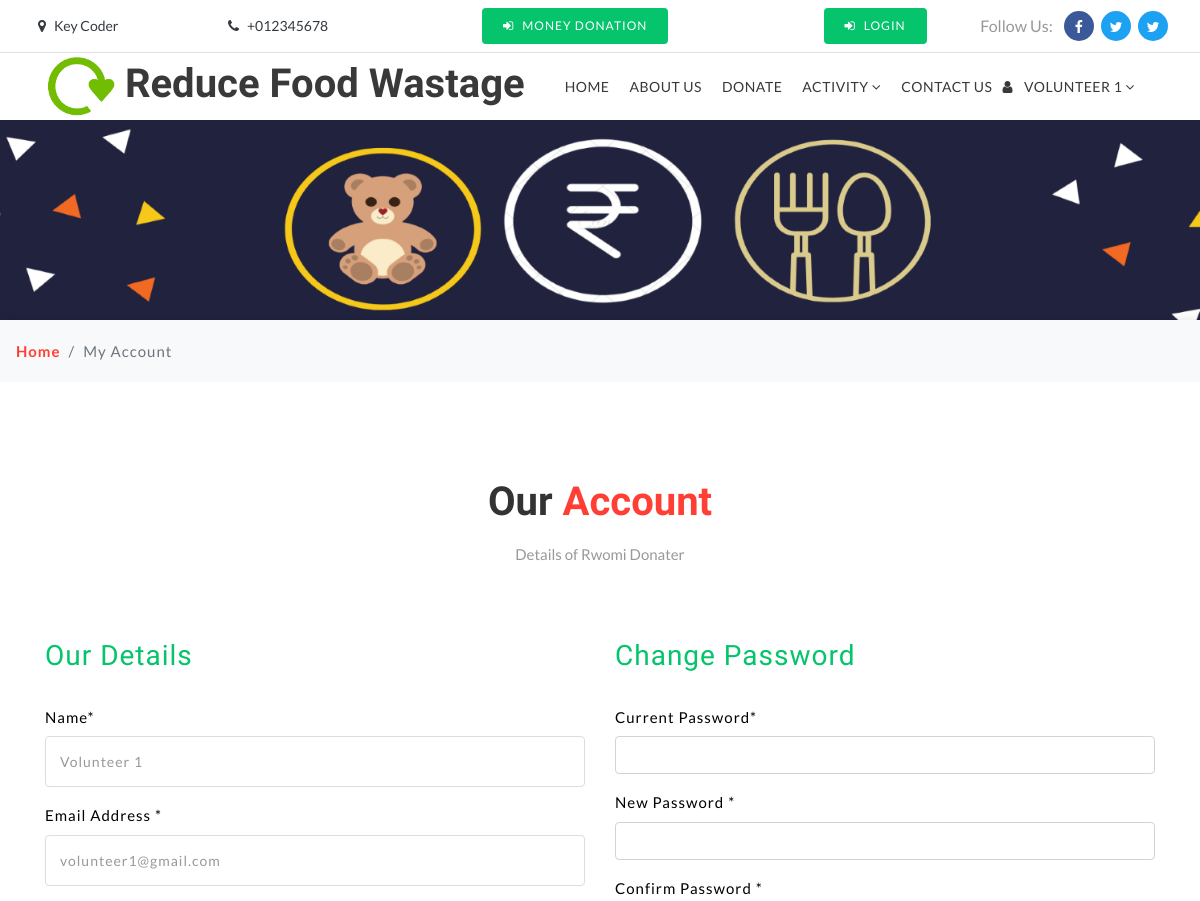
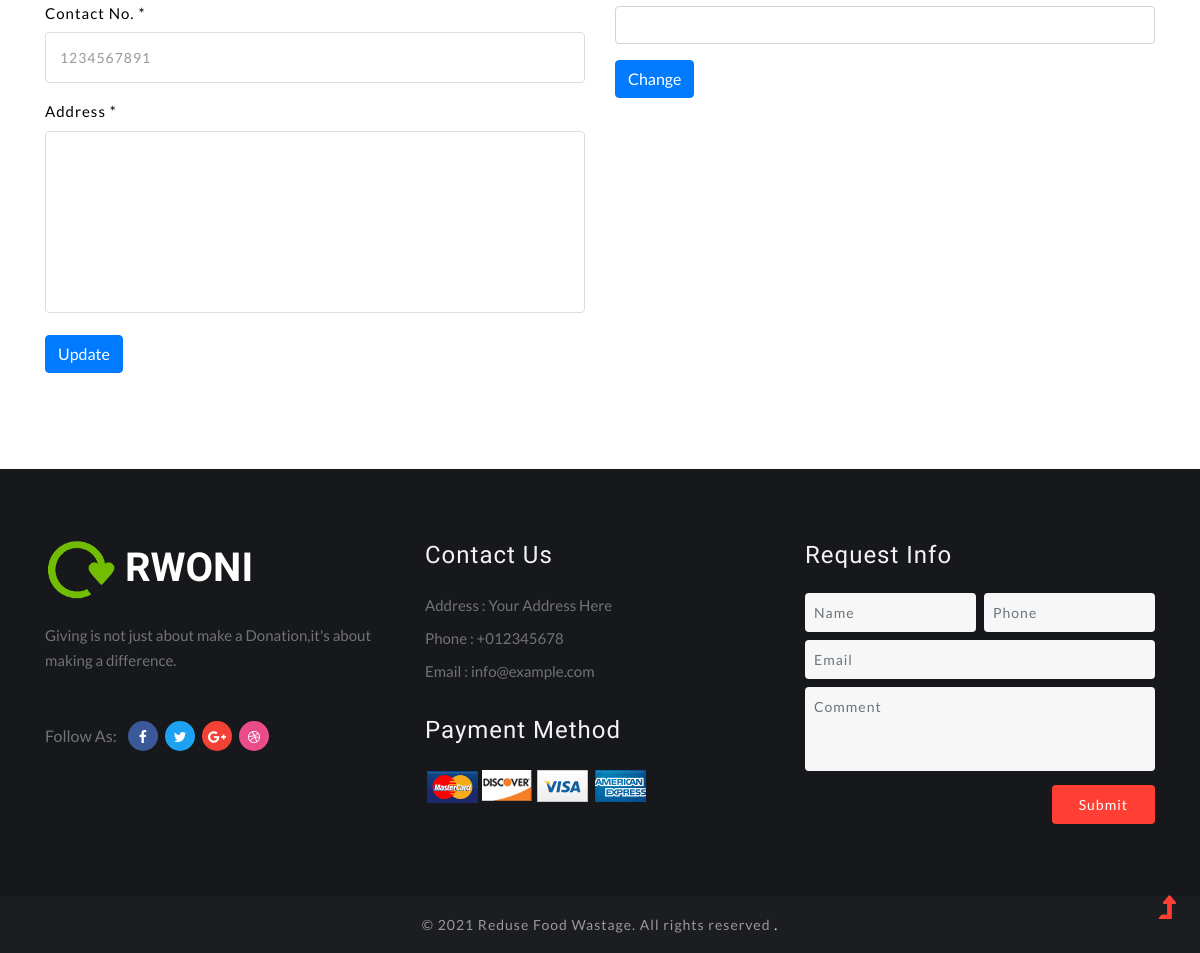
The app's page /vol_account.php (signed in) with its own data (2 pictures, top to bottom).
### tables this page shows
CREATE TABLE `volunteer` (
  `id` int(11) NOT NULL,
  `name` varchar(200) NOT NULL,
  `email` varchar(200) NOT NULL,
  `contactno` varchar(200) NOT NULL,
  `address` varchar(200) NOT NULL,
  `password` varchar(200) NOT NULL,
  `regdate` timestamp NOT NULL DEFAULT current_timestamp()
);

### vol_account.php (the view, shortened to what this page needs)
<?php
include('includes/config.php');
if(strlen($_SESSION['vol_login'])==0)
    {
header('location:index.php');
}
else{
?>
<!DOCTYPE html>
<html lang="zxx">
<head>
	<link rel="stylesheet" href="css/bootstrap.css">
	<link rel="stylesheet" href="css/style.css" type="text/css" media="all" />
	<link href="css/font-awesome.min.css" rel="stylesheet">
</head>
<body>
	<?php include'header.php'; ?>
	<div class="main-banner-2">
	</div>
	<div class="breadcrumb-agile bg-light py-2">
		<ol class="breadcrumb bg-light m-0">
			<li class="breadcrumb-item">
				<a href="index.html">Home</a>
			</li>
			<li class="breadcrumb-item active" aria-current="page">My Account</li>
		</ol>
	</div>
	<section class="ab-info-main py-5" id="contact">
		<div class="container py-xl-5 py-lg-3">
			<div class="title-section text-center mb-md-5 mb-4">
				<h3 class="w3ls-title mb-3">Our <span>Account</span></h3>
				<p class="titile-para-text mx-auto">Details of Rwomi Donater</p>
			</div>
			<div class="row contact-agileinfo pt-lg-4">
				<div class="col-md-6 address">
					<h3 class="footer-title mb-4 pb-lg-2">Our Details</h3>
					<?php
$query=mysqli_query($conn,"select * from  volunteer where id ='".$_SESSION['id']."'");
while($row=mysqli_fetch_array($query))
{
?>
					<form class="register-form" role="form" method="post">
<div class="form-group">
					    <label class="info-title" for="name">Name<span>*</span></label>
					    <input type="text" class="form-control unicase-form-control text-input" value="<?php echo $row['name'];?>" id="name" name="name" required="required">
					  </div>
						<div class="form-group">
					    <label class="info-title" for="exampleInputEmail1">Email Address <span>*</span></label>
			 <input type="email" class="form-control unicase-form-control text-input" id="exampleInputEmail1" value="<?php echo $row['email'];?>" readonly>
					  </div>
					  <div class="form-group">
					    <label class="info-title" for="Contact No.">Contact No. <span>*</span></label>
					    <input type="text" class="form-control unicase-form-control text-input" id="contactno" name="contactno" required="required" value="<?php echo $row['contactno'];?>"  maxlength="10">
					  </div>
					  <div class="form-group">
					    <label class="info-title" for="address"> Address <span>*</span></label>
			 <textarea type="text" class="form-control unicase-form-control text-input" id="address" value="<?php echo $row['address'];?>"></textarea>
					  </div>
					  <button type="submit" name="update" class="btn-upper btn btn-primary checkout-page-button">Update</button>
					</form>
					<?php } ?>
				</div>
				<div class="col-lg-6 contact-right mt-lg-0 mt-5">
					<h3 class="footer-title mb-4 pb-lg-2">Change Password</h3>
					<form class="register-form" role="form" method="post" name="chngpwd" onSubmit="return valid();">
<div class="form-group">
					    <label class="info-title" for="Current Password">Current Password<span>*</span></label>
					    <input type="password" class="form-control unicase-form-control text-input" id="cpass" name="cpass" required="required">
					  </div>
						<div class="form-group">
					    <label class="info-title" for="New Password">New Password <span>*</span></label>
			 <input type="password" class="form-control unicase-form-control text-input" id="newpass" name="newpass">
					  </div>
					  <div class="form-group">
					    <label class="info-title" for="Confirm Password">Confirm Password <span>*</span></label>
					    <input type="password" class="form-control unicase-form-control text-input" id="cnfpass" name="cnfpass" required="required" >
					  </div>
					  <button type="submit" name="submit" class="btn-upper btn btn-primary checkout-page-button">Change </button>
					</form>
				</div>
			</div>
		</div>
	</section>
	<?php  include'footer.php'; ?>
	<a href="#home" class="move-top text-center">
		<span class="fa fa-level-up" aria-hidden="true"></span>
	</a>
</body>
</html>
<?php } ?>

### css/style.css (style rules this page uses)
body { padding: 0; margin: 0; background: #FFF; font-family: 'Lato', sans-serif; }
h1, h2, h3, h4, h5, h6 { margin: 0; padding: 0; font-family: 'Barlow Semi Condensed', sans-serif; }
p { margin: 0; padding: 0; font-size: 17px; line-height: 25px; color: #999; font-family: 'Lato', sans-serif; font-weight: normal; }
ul, ol { margin: 0; padding: 0; }
label { margin: 0; }
html { scroll-behavior: smooth; }
a.move-top { position: fixed; bottom: 1.5%; right: 2%; z-index: 0; }
a.move-top span { color: #ff3f34; font-size: 30px; }
li>a:only-child:after { content: ''; }
.form-group label { font-size: 15px; letter-spacing: 1px; color: #000; margin-bottom: 8px; }
h3.w3ls-title { font-size: 40px; font-weight: 600; color: #333; }
h3.w3ls-title span { color: #ff3f34; }
.w3ls-bnrbtm, .single-page, .portfolio, .ab-info-main,.about-bottom { position: relative; z-index: 1; background: #fff; }
p.titile-para-text { max-width: 600px; font-size: 15px; }
.main-banner-2 { background: url(../images/poss.png) no-repeat center; background-size: cover; -webkit-background-size: cover; -moz-background-size: cover; -o-background-size: cover; -ms-background-size: cover; min-height: 300px; }
.breadcrumb-agile { box-shadow: 2px 3px 12px 1px rgba(0, 0, 0, 0.15); }
.breadcrumb li a { color: #ff3f34; font-weight: bold; }
.breadcrumb li { letter-spacing: 1px; color: #000; font-size: 15px; }
h3.footer-title { color: #05c46b; letter-spacing: 1px; }
.contact-agileinfo input[type="text"], .contact-agileinfo input[type="email"], .contact-agileinfo textarea { width: 100%; color: #999; background: none; outline: none; font-size: 14px; padding: 1em; letter-spacing: 1px; border: solid 1px #ddd; -webkit-appearance: none; display: inline-block; }
.contact-agileinfo textarea { resize: none; min-height: 13em; }
@media (max-width: 1440px) { .main-banner-2 { min-height: 250px; } }
@media (max-width: 1280px) { .main-banner-2 { min-height: 200px; } }

### records on screen
volunteer: name "Volunteer 1", email "volunteer1@gmail.com", contactno "1234567891"

### other values on screen
$_SESSION['username'] "VOLUNTEER 1"
